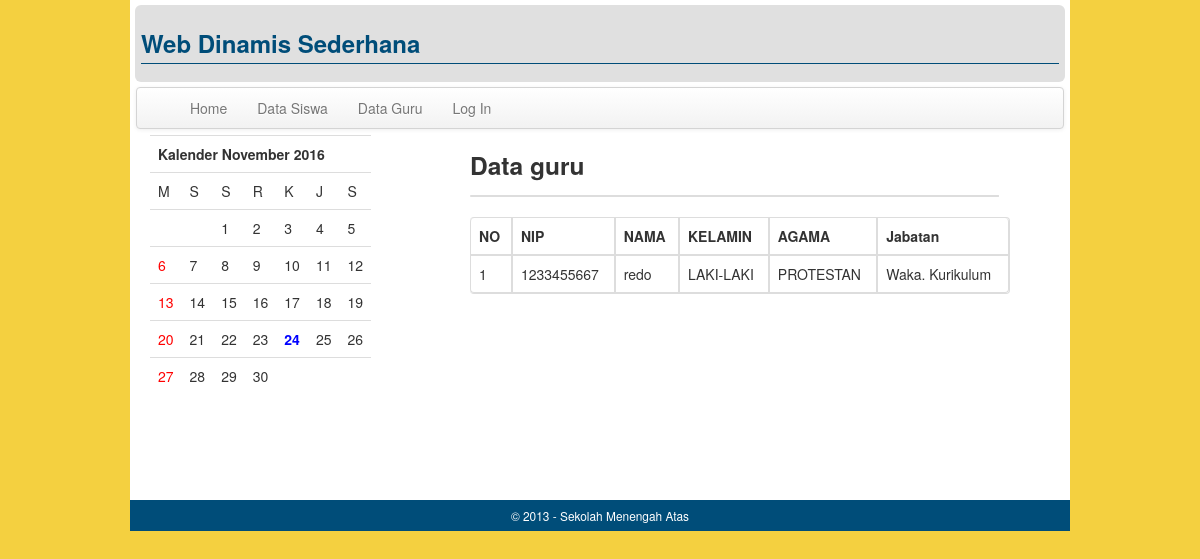
Page /?p=guru on the committed database.
### tables this page shows
CREATE TABLE IF NOT EXISTS `guru` (
  `id_guru` int(5) NOT NULL AUTO_INCREMENT,
  `nip` varchar(20) NOT NULL,
  `nama` varchar(40) NOT NULL,
  `tpt_lahir` varchar(60) NOT NULL,
  `tgl_lahir` date NOT NULL,
  `kelamin` varchar(15) NOT NULL,
  `agama` varchar(10) NOT NULL,
  `jabatan` varchar(20) NOT NULL,
  `foto` varchar(40) NOT NULL,
  PRIMARY KEY (`id_guru`)
);

### guru.php (the view)
<h3>Data guru</h3>
<table width="100%" border="1" cellspacing="0" cellpadding="4" class="table table-bordered">
      <tr>
        <th>NO</th>
        <th>NIP</th>
        <th>NAMA</th>
        <th>KELAMIN</th>
        <th>AGAMA</th>
        <th>Jabatan</th>
      </tr>
	  <?php
	  $nomor=1;
	  $guru=mysql_query("SELECT * FROM guru ORDER BY id_guru DESC");
	  while($data=mysql_fetch_array($guru)){
	  echo "
      <tr>
        <td>$nomor</td>
        <td>$data[nip]</td>
        <td>$data[nama]</td>
        <td>$data[kelamin]</td>
        <td>$data[agama]</td>
        <td>$data[jabatan]</td>
      </tr>";
	  $nomor++;
	  }
	  ?>

### custom.css (style rules this page uses)
body { margin:0; background: #f4d040 url('../../img/bground.png') repeat-x; }

### rows in the picture
guru: nip "1233455667", nama "redo", kelamin "LAKI-LAKI", agama "PROTESTAN", jabatan "Waka. Kurikulum"

### other values in the picture
$tt "1"
$tt "2"
$tt "3"
$tt "4"
$tt "5"
$tt "6"
$tt "7"
$tt "8"
$tt "9"
$tt "10"
$tt "11"
$tt "12"
$tt "13"
$tt "14"
$tt "15"
